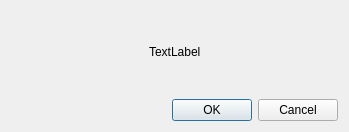
<?xml version="1.0" encoding="UTF-8"?>
<ui version="4.0">
 <class>TipsDialog</class>
 <widget class="QDialog" name="TipsDialog">
  <property name="geometry">
   <rect>
    <x>0</x>
    <y>0</y>
    <width>349</width>
    <height>132</height>
   </rect>
  </property>
  <property name="windowTitle">
   <string>Tips</string>
  </property>
  <layout class="QVBoxLayout" name="verticalLayout">
   <item>
    <layout class="QHBoxLayout" name="horizontalLayout">
     <item>
      <spacer name="horizontalSpacer">
       <property name="orientation">
        <enum>Qt::Horizontal</enum>
       </property>
       <property name="sizeHint" stdset="0">
        <size>
         <width>40</width>
         <height>20</height>
        </size>
       </property>
      </spacer>
     </item>
     <item>
      <widget class="QLabel" name="label">
       <property name="text">
        <string>TextLabel</string>
       </property>
      </widget>
     </item>
     <item>
      <spacer name="horizontalSpacer_2">
       <property name="orientation">
        <enum>Qt::Horizontal</enum>
       </property>
       <property name="sizeHint" stdset="0">
        <size>
         <width>40</width>
         <height>20</height>
        </size>
       </property>
      </spacer>
     </item>
    </layout>
   </item>
   <item>
    <widget class="QDialogButtonBox" name="buttonBox">
     <property name="orientation">
      <enum>Qt::Horizontal</enum>
     </property>
     <property name="standardButtons">
      <set>QDialogButtonBox::Cancel|QDialogButtonBox::Ok</set>
     </property>
    </widget>
   </item>
  </layout>
 </widget>
 <resources/>
 <connections>
  <connection>
   <sender>buttonBox</sender>
   <signal>accepted()</signal>
   <receiver>TipsDialog</receiver>
   <slot>accept()</slot>
   <hints>
    <hint type="sourcelabel">
     <x>248</x>
     <y>254</y>
    </hint>
    <hint type="destinationlabel">
     <x>157</x>
     <y>274</y>
    </hint>
   </hints>
  </connection>
  <connection>
   <sender>buttonBox</sender>
   <signal>rejected()</signal>
   <receiver>TipsDialog</receiver>
   <slot>reject()</slot>
   <hints>
    <hint type="sourcelabel">
     <x>316</x>
     <y>260</y>
    </hint>
    <hint type="destinationlabel">
     <x>286</x>
     <y>274</y>
    </hint>
   </hints>
  </connection>
 </connections>
</ui>
